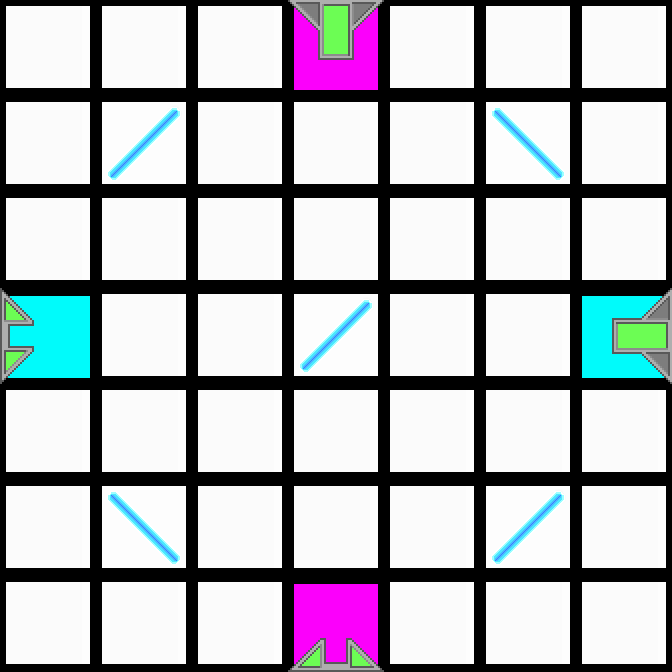

A level layout from a 2D game, rendered from its tile map. Below: a short description, then the map file with its tile-grid data intact:
An orthogonal 7x7 tile map with 96x96 px tiles, 2 tile layers (Colors, Tiles).

<map version="1.0" orientation="orthogonal" renderorder="right-down" width="7" height="7" tilewidth="96" tileheight="96">
 <properties>
  <property name="AvailableTiles" value="1, 2, 2" />
 </properties>
 <tileset firstgid="1" source="../tiles.tsx" />
 <layer name="Colors" width="7" height="7">
  <data encoding="csv">
87,87,87,85,87,87,87,
87,87,87,87,87,87,87,
87,87,87,87,87,87,87,
86,87,87,87,87,87,86,
87,87,87,87,87,87,87,
87,87,87,87,87,87,87,
87,87,87,85,87,87,87
</data>
 </layer>
 <layer name="Tiles" width="7" height="7">
  <data encoding="csv">
1,1,1,7,1,1,1,
1,2,1,1,1,3,1,
1,1,1,1,1,1,1,
10,1,1,2,1,1,8,
1,1,1,1,1,1,1,
1,3,1,1,1,2,1,
1,1,1,9,1,1,1
</data>
 </layer>
</map>
